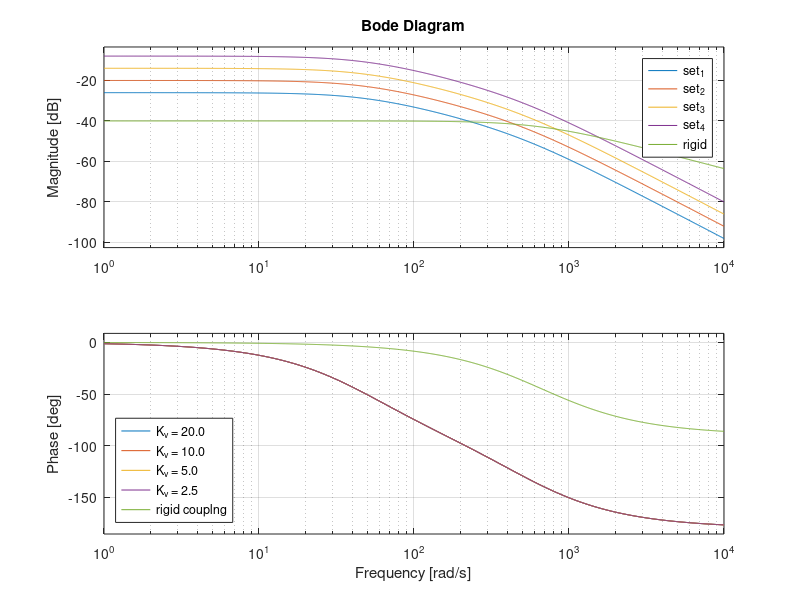

Reproduce this figure in MATLAB.
%% Teleoperation project 
% Vibration suppression design for virtual compliance control in bilateral
% teleoperation
% Ghini, Cerilli, L'Erario


%% System Parameters

% Master inertia
J_m = 0.0005;
% Slave inertia
J_s = 0.0005;

% Cut-off frequencies 
g1 = 50.0;
g2 = 500.0;

% Virtual Spring stiffness
K_v = 20.0;
% Virtual dumping coefficients
B_v = (g1+g2)/(g1*g2)*K_v;
% B_v = 0.15;
% Virtual inertia
J_v = K_v/(g1*g2)-J_s;
% J_v = 0.0;
% Human-env impedance
K_h = 200.0;
B_h = 4.0;

% Environment
B_e = 0.0; 

% Transfer functions

set_1 = tf([1],[(J_s+J_v) B_v K_v])
set_2 = tf([1],[(J_s+J_v)/2 B_v/2 K_v/2])
set_3 = tf([1],[(J_s+J_v)/4 B_v/4 K_v/4])
set_4 = tf([1],[(J_s+J_v)/8 B_v/8 K_v/8])
rigid = tf([1],[0.15 100]);
bode(set_1,set_2, set_3, set_4, rigid);
legend('K_v = 20.0', 'K_v = 10.0', 'K_v = 5.0', 'K_v = 2.5', 'rigid couplng', 'Location','southwest')